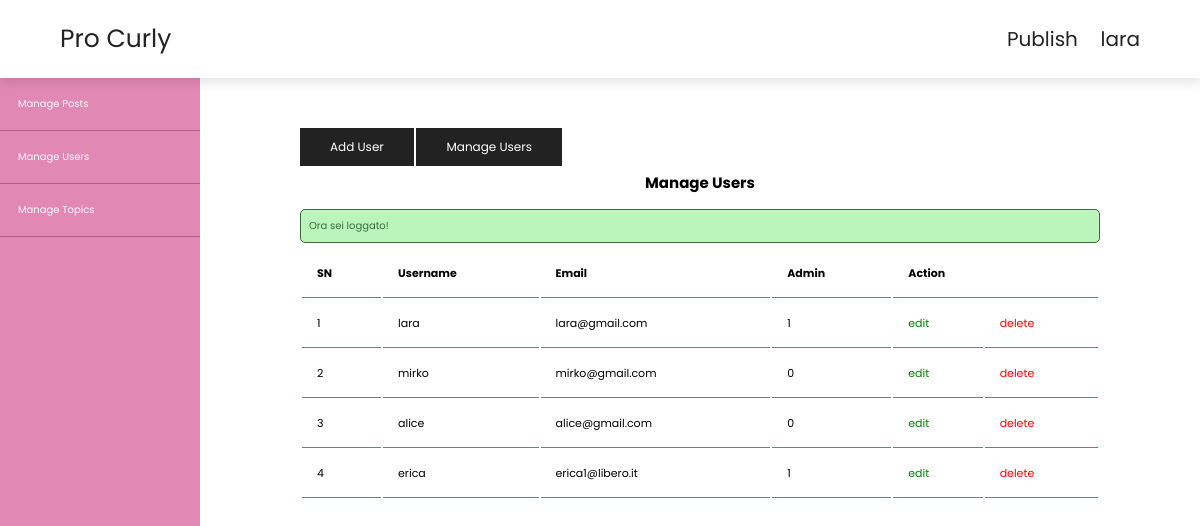
Page /php/index-user.php (signed in) on the committed database.
### tables this page shows
CREATE TABLE `users` (
  `id` int(11) NOT NULL,
  `admin` tinyint(4) NOT NULL,
  `username` varchar(255) NOT NULL,
  `email` varchar(255) NOT NULL,
  `password` varchar(255) NOT NULL,
  `create_at` timestamp NOT NULL DEFAULT CURRENT_TIMESTAMP
);

### php/users.php (called while the page is built, shortened)
<?php
include(ROOT_PATH . "/db.php");
$table = 'users';
$admin_users = selectAll($table);
?>

### php/db.php (called while the page is built, shortened)
<?php
require('config.php');
function selectAll($table, $conditions = [])
{
    global $conn;
    $sql = "SELECT * FROM $table";
    if(empty($conditions)) {
        $stmt = $conn->prepare($sql);
        $stmt->execute();
        $records = $stmt ->get_result()->fetch_all(MYSQLI_ASSOC);
        return $records;
    }
}

### php/index-user.php (the view, shortened to what this page needs)
<?php include(ROOT_PATH . "/users.php");
?>
<!DOCTYPE html>
<html lang="en">
<head>
    <link rel="stylesheet" href="https://cdn.jsdelivr.net/npm/swiper@9/swiper-bundle.min.css"/>
    <link rel="stylesheet" href="https://cdnjs.cloudflare.com/ajax/libs/font-awesome/6.4.0/css/all.min.css">
    <link rel="stylesheet" href="../css/style.css">
    <link rel="stylesheet" href="../css/admin.css">
</head>
<body>
<?php include(ROOT_PATH . '/header-admin.php') ?>
<div class="admin-wrapper">
    <?php include(ROOT_PATH . '/admin-slider.php') ?>
    <div class="admin-content">
        <div class="button-grup">
            <a href="create-user.php" class="btn">Add User</a>
            <a href="index-user.php" class="btn">Manage Users</a>
        </div>
        <div class="content">
            <h2 class="page-title">Manage Users</h2>
            <?php include(ROOT_PATH . "/../php/message.php") ?>
            <table>
                <thead>
                    <th>SN</th>
                    <th>Username</th>
                    <th>Email</th>
                    <th>Admin</th>
                    <th colspan="2">Action</th>
                </thead>
                <tbody>
                    <?php foreach ($admin_users as $key => $user): ?>
                        <tr>
                            <td><?php echo $key +1; ?></td>
                            <td><?php echo $user['username']; ?></td>
                            <td><?php echo $user['email']; ?></td>
                            <td><?php echo $user['admin']; ?></td>
                            <td><a href="edit-user.php?id=<?php echo $user['id']; ?>" class="edit">edit</a></td>
                            <td><a href="index-user.php?del_id=<?php echo $user['id']; ?>" class="delete">delete</a></td>
                        </tr>
                    <?php endforeach; ?>
                </tbody>
            </table>
        </div>
    </div>
</div>
</body>
</html>

### css/style.css (style rules this page uses)
:root { --main-color: #e288b4; --black: #222; --white: #fff; --light-black: #777; --light-white: #fff9; --dark-bg: rgba(0,0,0,.7); --light-bg:#eee; --border: .1rem solid var(--black); --box-shadow: 0 .5rem 1rem rgba(0,0,0,.1); --text-box-shadow: 0 1.5rem 3rem rgba(0,0,0,.3); }
* { font-family: 'Poppins', sans-serif; margin: 0; padding: 0; box-sizing: border-box; outline: none; border: none; text-decoration: none; }
html { font-size: 62.5%; overflow-x: hidden; }
.btn { display: inline-block; background: var(--black); margin-top: 1rem; color: var(--white); font-size: 1.7rem; padding: 1rem 3rem; cursor: pointer; font-size: 1.20rem; }
h1, h2, h3, h4, h5, h6 { margin: 5px; }
a { color: inherit; }

### css/admin.css (style rules this page uses)
:root { --main-color: #e288b4; --main-color-hover: #b95b89; --black: #222; --white: #fff; --light-black: #777; --light-white: #fff9; --dark-bg: rgba(0,0,0,.7); --light-bg:#eee; --border: .1rem solid var(--black); --box-shadow: 0 .5rem 1rem rgba(0,0,0,.1); --text-box-shadow: 0 1.5rem 3rem rgba(0,0,0,.3); }
* { font-family: 'Poppins', sans-serif; margin: 0; padding: 0; box-sizing: border-box; outline: none; border: none; text-decoration: none; }
html { font-size: 62.5%; overflow-x: hidden; }
.btn { display: inline-block; background: var(--black); margin-top: 1rem; color: var(--white); font-size: 1.7rem; padding: 1rem 3rem; cursor: pointer; font-size: 1.20rem; }
.admin-wrapper { display: flex; height: calc(100% - 66px); }
.admin-wrapper .admin-content { flex: 8; height: 100%; padding: 40px 100px 100px; overflow-y: scroll; }
.admin-content .page-title { text-align: center; margin-bottom: 1.5rem; }
table { width: 100%; border-collapse: 1.1rem; font-size: 1.1rem; }
th, td { padding: 15px; text-align: left; border-bottom: 1px solid var(--main-color-hover); }
.edit { color: green; }
.delete { color: red; }

### rows in the picture
users: username "lara", email "lara@gmail.com", admin "1"
users: username "mirko", email "mirko@gmail.com", admin "0"
users: username "alice", email "alice@gmail.com", admin "0"
users: username "erica", email "erica1@libero.it", admin "1"

### other values in the picture
$_SESSION['username'] "lara"
$_SESSION['message'] "Ora sei loggato!"
